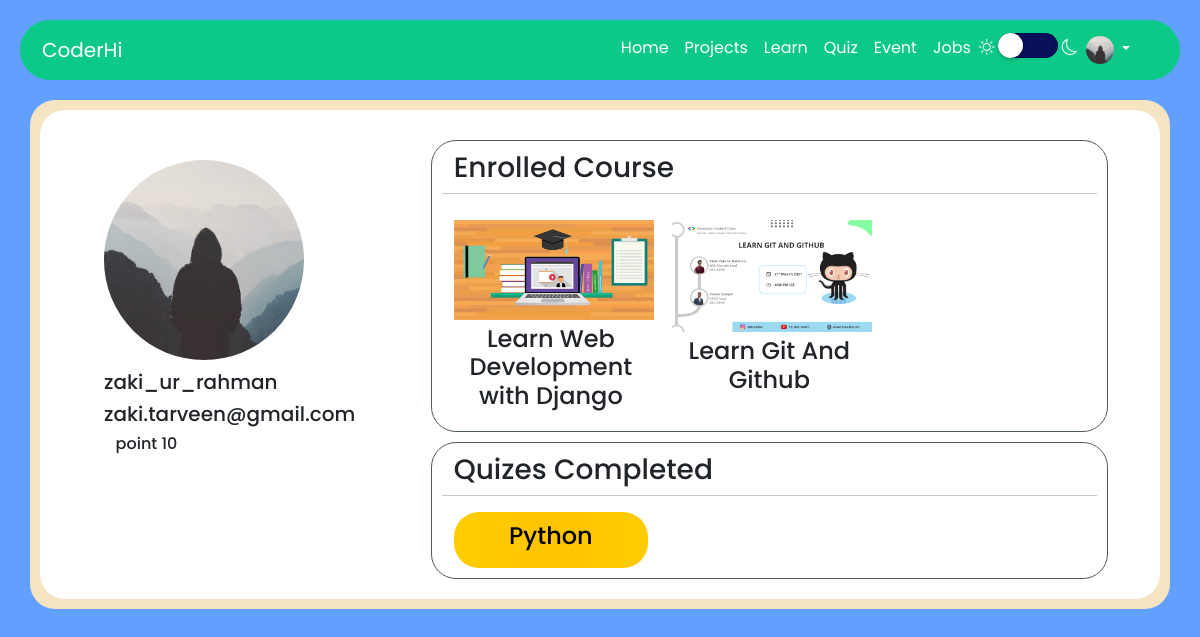
The app's page /profile/2 (signed in) with its own data.
### users/models.py (models this page shows, shortened)
class Profile(models.Model):
    user = models.OneToOneField(User, on_delete=models.CASCADE)
    image = models.ImageField(default='default.jpg',upload_to='profile_pics')
    languages_prefer = models.ManyToManyField(language_category,blank=True,default=None)
    rating = models.IntegerField(default=0)

### course/models.py (models this page shows, shortened)
class course(models.Model):
    teacherId = models.ForeignKey(User,on_delete=models.CASCADE)
    thumbnail_image = models.ImageField(upload_to="course_thubnail",default='course_default.jpg')
    course_name = models.CharField(max_length=200,unique=True)
    course_description = models.TextField()
    course_type = models.ForeignKey(Type_category,on_delete=models.CASCADE)
    language_type = models.ForeignKey(language_category,on_delete=models.CASCADE)
    fees = models.IntegerField(default=0)
    studentEnrolled = models.ManyToManyField(User,related_name="enrolled_student", blank=True, default=None)
    studentCompleted = models.ManyToManyField(User,related_name="completed_student", blank=True, default=None)

### quizapp/models.py (models this page shows, shortened)
class quizcourse(models.Model):
    title = models.CharField(max_length=100,unique=True)
    description = models.TextField()
    peoplePassed = models.ManyToManyField(User,blank=True)

### users/views.py (the view)
# urls.py: path('profile/<int:pk>',user_views.shareProfile.as_view(), name='share-profile'),
class shareProfile(LoginRequiredMixin,DetailView):
    model = User
    template_name = 'users/share_profile.html'
    context_object_name = 'object'
    def get_context_data(self, **kwargs):
        context = super().get_context_data(**kwargs)
        courses = course.objects.all()
        quizs = quizcourse.objects.all()
        completed_course = []
        enrolled_course = []
        quiz_completed = []
        for i in courses:
            if i.studentEnrolled.filter(id=self.object.id).exists():
                if i.studentCompleted.filter(id=self.object.id).exists():
                    completed_course.append(i)
                else:
                    enrolled_course.append(i)
        for i in quizs:
            if i.peoplePassed.filter(id=self.object.id).exists():
                quiz_completed.append(i)
        context['enrolled'] = enrolled_course
        context['completed'] = completed_course
        context['quizs'] = quiz_completed
        return context

### users/templates/users/share_profile.html (shortened to what this page needs)
{% extends "base.html" %}
{% load crispy_forms_tags %}
{% block content %}
<div class="row">
  <div class="col-12 col-md-12 container-style">
    <div class="blog-sec">
      <div class="container">
        <div class="row align-items-start">
          <div class="col-12 col-md-4">
              <div class="col-12 col-md-4">
                <div class="profile-username-section row">
                  <div class="col-12 col-md-12">
                    <img class="rounded-circle blog-pict" src="{{ object.profile.image.url }}">
                  </div>
                  <div class="col-12">
                    <div class="username-sec">
                      <h5>{{ object.username }}</h5>
                      <h5>{{ object.email }}</h5>
                      <h6>point {{user.profile.rating}}</h6>
                    </div>
                  </div>
                </div>
              </div>
          </div>
          <div class="col-12 col-sm-12 col-md-8">
          {% if enrolled %}
            <div class="enrolled-course row">
              <h3>Enrolled Course</h3>
              <hr>
              {% for i in enrolled %}
              <div class="col-12 col-md-4">
                <div class="completed-course-section">
                  <img src="{{ i.thumbnail_image.url }}">
                  <h4>{{i.course_name}}</h4>
                </div>
              </div>
            {% endfor %}
          </div>
        {% endif %}
        {% if quizs %}
          <div class="enrolled-course row">
            <h3>Quizes Completed</h3>
            <hr>
            {% for i in quizs %}
            <div class="col-12 col-md-4">
              <div class="badges">
                <h4>{{i.title}}</h4>
              </div>
            </div>
            {% endfor %}
          </div>
        {% endif %}
          </div>
        </div>
      </div>
    </div>
  </div>
</div>
{% endblock content %}

### mainpage/templates/base.html (shortened to what this page needs)
{% load static %}
<!DOCTYPE html>
<html lang="en">
<head>
<link rel="stylesheet" type="text/css" href="//cdn.jsdelivr.net/npm/slick-carousel@1.8.1/slick/slick.css"/>
<link rel="stylesheet" type="text/css" href="//cdn.jsdelivr.net/npm/slick-carousel@1.8.1/slick/slick-theme.css"/>
<link rel="stylesheet" href="https://cdnjs.cloudflare.com/ajax/libs/font-awesome/5.10.2/css/all.min.css">
<link rel="stylesheet" href="https://cdnjs.cloudflare.com/ajax/libs/font-awesome/5.10.2/css/font-awesome.min.css">
<link href="https://cdn.jsdelivr.net/npm/bootstrap@5.0.0-beta2/dist/css/bootstrap.min.css" rel="stylesheet">
<link id="theme" rel="stylesheet" href="{% static 'css/girls-theme.css' %}">
<link rel="stylesheet" href="{% static 'css/index.css' %}">
<link rel="stylesheet" href="https://cdn.jsdelivr.net/npm/bootstrap-icons@1.4.0/font/bootstrap-icons.css">
<link rel="stylesheet" href="https://cdnjs.cloudflare.com/ajax/libs/toastr.js/latest/toastr.css" />
</head>
<body>
  <nav class="navbar navbar-expand-lg navbar-light bg-light">
    <div class="container">
      <a class="navbar-brand" href="{% url 'blog-list' %}">CoderHi</a>
      <div class="collapse navbar-collapse" id="navbarSupportedContent">
        <ul class="navbar-nav ms-auto">
          <li class="nav-item">
            <a class="nav-link active" aria-current="page" href="{% url 'blog-list' %}">Home</a>
          </li>
          <li class="nav-item">
            <a class="nav-link" href="{% url 'project-list' %}">Projects</a>
          </li>
          {% if not request.user.groups.all %}
          <li class="nav-item">
            <a class="nav-link" href="{% url 'main-course-list' %}">Learn</a>
          </li>
          <li class="nav-item">
            <a class="nav-link" href="{% url 'courses' %}">Quiz</a>
          </li>
          {% endif %}
          <li class="nav-item">
            <a class="nav-link" href="{% url 'event-list' %}">Event</a>
          </li>
          <li class="nav-item">
            <a class="nav-link" href="{% url 'job-list' %}">Jobs</a>
          </li>
          <li class="nav-item">
            <div class="theme-toggler">
              <i class="bi bi-brightness-high"></i> <input type="checkbox" class="theme-change" onclick="MaintoggleTheme()"> <i class="bi bi-moon"></i>
            </div>
          </li>
          <li class="nav-item dropdown" style="margin-right: 20px;">
            <a class="nav-link dropdown-toggle" href="#" id="navbarDropdown" role="button" data-bs-toggle="dropdown" aria-expanded="false">
              <img src="{{ user.profile.image.url}}" class="rounded-circle profile-img">
            </a>
          </li>
        </ul>
      </div>
    </div>
  </nav>
    <div class="container main">
        {% block content %}
        {% endblock content %}
    </div>
</body>
</html>

### mainpage/static/css/girls-theme.css (style rules this page uses)
body { background-color: #61a0ff !important; }
.navbar { background-color: #0dc987 !important; }
.container-style { background-color: #F4E4C1 !important; }

### mainpage/static/css/index.css (style rules this page uses)
* { margin: 0px; box-sizing: border-box; scroll-behavior: smooth; }
body { height: 100%; font-family: 'Poppins', sans-serif !important; }
.navbar { border-radius: 50px !important; margin: 20px; }
.nav-link, .navbar-brand { color: #fff !important; text-decoration: none; }
.theme-toggler { top: 30px; color: #fff; font-weight: 700; font-size: 1em; z-index: 100; cursor: pointer; }
.theme-change { position: relative; top: 5px; width: 60px; height: 25px; -webkit-appearance: none; background-color: #080f5b; outline: none; border-radius: 50px; transition: 0.5s; box-shadow: inset 0 0 5px rgba(0, 0, 0, .2); }
.theme-change:before { content: ''; position: absolute; width: 25px; height: 25px; border-radius: 50%; top: 0; left: 0; background-color: #fff; transition: .5s; box-shadow: 0 2px 5px rgba(0, 0, 0, .2); }
.profile-img { height: 28px; width: 28px; }
.main { width: 100% !important; }
.container-style { border-radius: 25px !important; padding: 0 10px; padding-bottom: 10px; }
.blog-sec { margin-top: 10px; border-radius: 25px !important; background-color: #fff !important; padding: 20px 40px; }
.blog-pict { margin-top: 20px; max-width: 200px; margin-right: 50px; }
.profile-username-section { margin-top: 10px; text-align: center; padding-right: 20px; }
.completed-course-section { text-align: center; margin: 10px 0; }
.completed-course-section img { width: 200px; }
.completed-course-section h4 { font-size: 1.5em; margin-top: 5px; }
.completed-course, .enrolled-course { margin-top: 10px; border: solid 1px #4f5b62; border-radius: 25px; padding: 10px; }
.badges { background-image: linear-gradient(to right,#FFCC00,#ffc400,#FFCC00); display: flex; justify-content: center; align-items: center; padding: 10px; border-radius: 25px; color: #000; }
.username-sec { margin-top: 10px; }

### records on screen
course: thumbnail_image (placeholder picture), course_name "Learn Web Development with Django"
course: thumbnail_image (picture), course_name "Learn Git And Github"
quizcourse: title "Python"

### other values on screen
{{ object.username }} "zaki_ur_rahman"
{{ object.email }} "zaki.tarveen@gmail.com"
{{ user.profile.rating }} "10"
